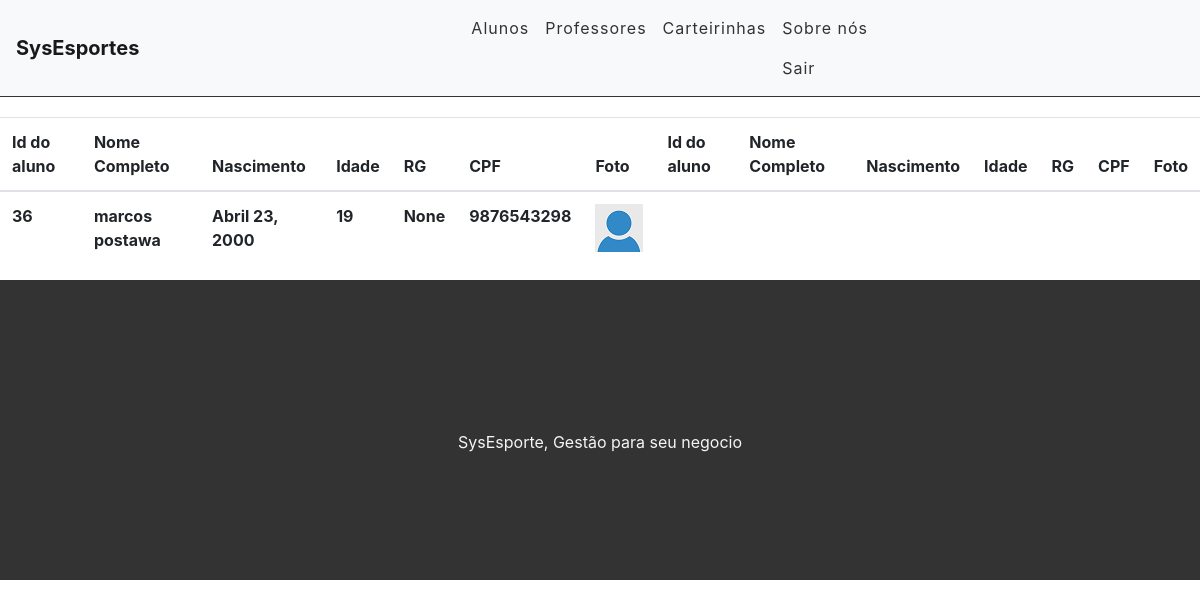
Page /aluno/visualizaluno/36/ (signed in) on the committed database.
### aluno/models.py (models this page shows, shortened)
class Aluno(models.Model):
    id_aluno = models.AutoField('Id do Aluno', primary_key=True)
    num_matricula = models.CharField('Matricula', max_length=50, blank=True)
    nome = models.CharField('Nome', max_length=30, blank=False, null=False)
    sobrenome = models.CharField('Sobre Nome', max_length=100, blank=False, null=False)
    nascimento = models.DateField('Nascimento', auto_now_add=False)
    rg = models.CharField('Rg/Registro', max_length=30, blank=True, null=True)
    cpf = models.CharField('CPF', unique=True, max_length=14, blank=True, null=True)
    sexo = models.CharField(max_length=4, choices=TIPO_SEXO, blank=True, null=True)
    altura = models.DecimalField('Altura', max_digits=8, decimal_places=2, default=0, blank=True, null=True)
    peso = models.DecimalField('Peso', max_digits=8, decimal_places=4, default=0, blank=True, null=True)
    tipo_sanguinio = models.CharField('Tipo Sanguinio', max_length=11, blank=True, null=True)
    email = models.EmailField(blank=True, null=True)
    fone1 = models.CharField('Telefone', max_length=13, blank=True, null=True)
    fone2 = models.CharField('Celular', max_length=13, blank=True, null=True)
    fone3 = models.CharField('Whatsapp', max_length=13, blank=True, null=True)
    pai = models.CharField(max_length=100, blank=True, null=True)
    fone4 = models.CharField('Telefone', max_length=13, blank=True, null=True)
    mae = models.CharField('Mãe', max_length=100, blank=True, null=True)
    fone5 = models.CharField('Telefone', max_length=13, blank=True, null=True)
    cep = models.CharField(max_length=9, blank=True, null=True)
    estado = models.CharField(max_length=30, blank=True, null=True, default='')
    cidade = models.CharField(max_length=50, blank=True, null=True, default='')
    rua = models.CharField(max_length=50, blank=True, null=True, default='')
    img = models.ImageField(upload_to='aluno/images/', verbose_name='Foto', null=True,  blank=True,)
    escolinha = models.ForeignKey(dadosEscolinha, blank=True, null=True, on_delete=models.CASCADE)
    data_cadastro = models.DateTimeField('Cadastrado em', auto_now_add=True)
    data_atualizacao = models.DateTimeField('Atualizado em', auto_now=True)
    class Meta:
        ordering = ['nome']
    @property
    def idade(self):
        hoje = date.today()
        idade = hoje.year - self.nascimento.year - ((hoje.month, hoje.day) < (self.nascimento.month, self.nascimento.day))
        return idade
    @property
    def nome_completo(self):
        return '{} {}'.format(self.nome, self.sobrenome)

### aluno/views.py (the view)
# urls.py: path('visualizaluno/<int:pk>/', views.VisualizaAluno, name='detalhe_aluno'),
@login_required
def VisualizaAluno(request, pk):
	forms =  Aluno.objects.filter(pk=pk)
	return render(request, 'aluno/visualizaluno.html', {'forms':forms})

### templates/aluno/visualizaluno.html (shortened to what this page needs)
{% extends 'system/base.html' %}
{% load static %}
{% block content %}
<table class="table">
	<thead>
		<tr>
			<th>Id do aluno</th>
			<th>Nome Completo</th>
			<th>Nascimento</th>
			<th>Idade</th>
			<th>RG</th>
			<th>CPF</th>
			<th>Foto</th>
			<th>Id do aluno</th>
			<th>Nome Completo</th>
			<th>Nascimento</th>
			<th>Idade</th>
			<th>RG</th>
			<th>CPF</th>
			<th>Foto</th>
		</tr>
	</thead>
	<tbody>
	{% for form in forms %}
		<tr>
			<th>{{form.id_aluno}}</th>
			<th>{{form.nome_completo}}</th>
			<th>{{form.nascimento}}</th>
			<th>{{form.idade}}</th>
			<th>{{form.rg}}</th>
			<th>{{form.cpf}}</th>
			<th>
				{% if form.img %}
					<img src="{{ form.img.url }}" alt="{{form.nome}}">
				{% else %}
					<img src="{% static '_img/user.png' %} " alt="{{form.nome}}">
				{% endif %}
			</th>
		</tr>
	{% endfor %}
	</tbody>
</table>
{% endblock %}

### rows in the picture
Aluno: id_aluno "36", nome_completo "marcos postawa", nascimento "Abril 23, 2000", idade "19", rg "None", cpf "9876543298"
